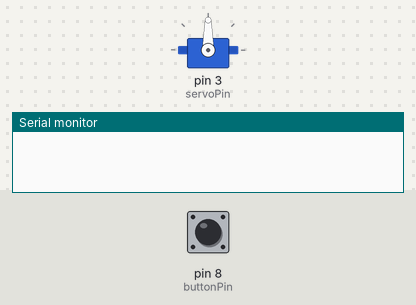
Recording of a sketch running on a simulated Arduino Uno, built with avr-gcc and run on an emulated ATmega328P. Shown: servo, the last lines printed to the serial monitor. The inputs (shaded band) are chosen by the test bench; at power-on: pin 8 (buttonPin) HIGH. Random numbers use the default seed unless the sketch sets one. At 3.1 s the program stops and its outputs stay as they are.

Above: at 1.2 s.
1.3 s: pin 8 (buttonPin) pulled LOW for 0.15 s
At 2.06 s:
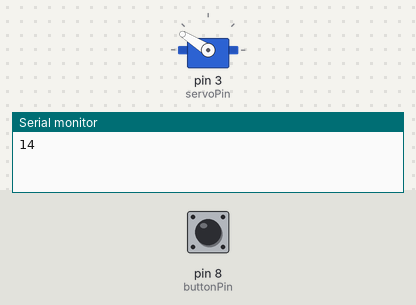
At 4.1 s:
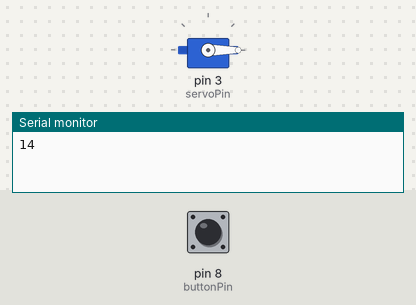
Timing chart, 0 to 4.6 s (numbered marks = the images above; inputs shaded):
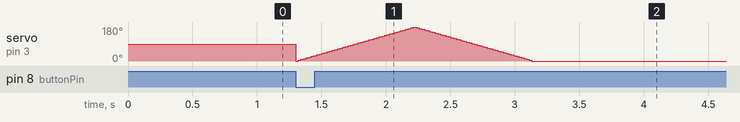

The sketch:

arduino_project.ino
```cpp
#include <Servo.h>

// push button pin
int buttonPin = 8;

// declare servor pin
int servoPin = 3;

// create servo object
Servo Servo1;

int pos = 0; // servo position var

long randNum; // random number var

int counter = 0;

void setup() {
  // attach servo to pin
  Servo1.attach(servoPin);
  Serial.begin(9600);
  randomSeed(analogRead(A0));

  pinMode(buttonPin, INPUT);
}

void loop() {
  int buttonState;
  buttonState = digitalRead(buttonPin);

  if(buttonState == LOW){
    randNum = random(0, 29);
    Serial.println(randNum);

    for(long i = randNum; i <= randNum ; i++){

      for(int pos = 0; pos <= 180; pos++){
        Servo1.write(pos);
        delay(5);
      }
      for(int pos = 180; pos >= 0; pos--){
        Servo1.write(pos);
        delay(5);
      }
      if((i & 1) == 1){
        Servo1.write(0);
        delay(5);
      }
    }
    //delay(150);

    while(1){
        // do nothing
    }
  }
}
```
